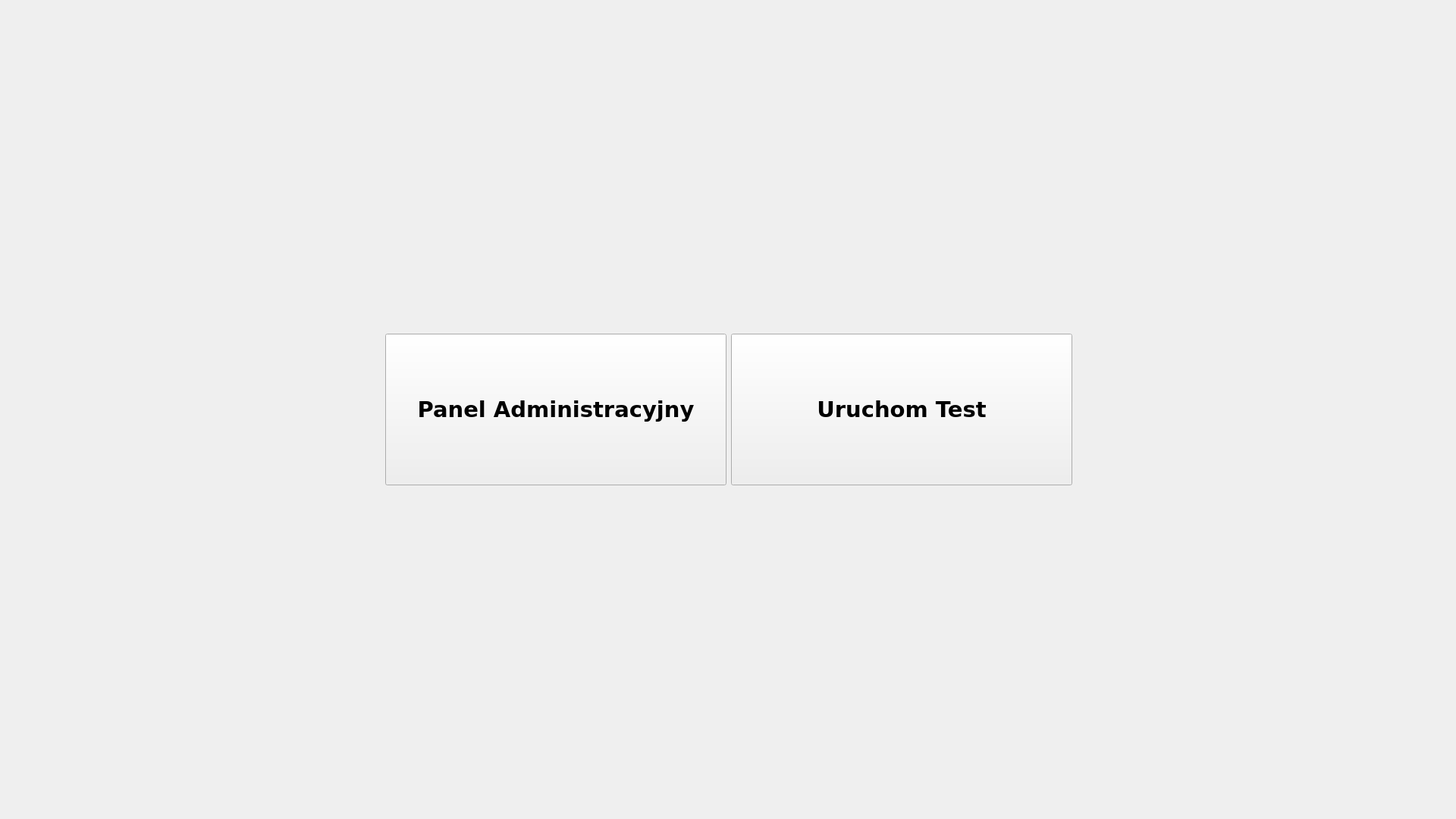
<?xml version="1.0" encoding="UTF-8"?>
<ui version="4.0">
 <class>MainWindow</class>
 <widget class="QMainWindow" name="MainWindow">
  <property name="geometry">
   <rect>
    <x>0</x>
    <y>0</y>
    <width>1920</width>
    <height>1080</height>
   </rect>
  </property>
  <property name="sizePolicy">
   <sizepolicy hsizetype="Maximum" vsizetype="Maximum">
    <horstretch>0</horstretch>
    <verstretch>0</verstretch>
   </sizepolicy>
  </property>
  <property name="windowTitle">
   <string>MainWindow</string>
  </property>
  <widget class="QWidget" name="centralWidget">
   <property name="sizePolicy">
    <sizepolicy hsizetype="Maximum" vsizetype="Maximum">
     <horstretch>0</horstretch>
     <verstretch>0</verstretch>
    </sizepolicy>
   </property>
   <property name="cursor">
    <cursorShape>ArrowCursor</cursorShape>
   </property>
   <widget class="QWidget" name="horizontalLayoutWidget">
    <property name="geometry">
     <rect>
      <x>0</x>
      <y>0</y>
      <width>1921</width>
      <height>1081</height>
     </rect>
    </property>
    <layout class="QHBoxLayout" name="horizontalLayout">
     <property name="sizeConstraint">
      <enum>QLayout::SetMaximumSize</enum>
     </property>
     <item>
      <spacer name="horizontalSpacer_2">
       <property name="orientation">
        <enum>Qt::Horizontal</enum>
       </property>
       <property name="sizeType">
        <enum>QSizePolicy::Expanding</enum>
       </property>
       <property name="sizeHint" stdset="0">
        <size>
         <width>0</width>
         <height>0</height>
        </size>
       </property>
      </spacer>
     </item>
     <item>
      <widget class="QPushButton" name="pushButton_2">
       <property name="minimumSize">
        <size>
         <width>450</width>
         <height>200</height>
        </size>
       </property>
       <property name="font">
        <font>
         <family>DejaVu Sans</family>
         <pointsize>22</pointsize>
         <weight>75</weight>
         <bold>true</bold>
        </font>
       </property>
       <property name="text">
        <string>Panel Administracyjny</string>
       </property>
      </widget>
     </item>
     <item>
      <widget class="QPushButton" name="pushButton">
       <property name="minimumSize">
        <size>
         <width>450</width>
         <height>200</height>
        </size>
       </property>
       <property name="font">
        <font>
         <family>DejaVu Sans</family>
         <pointsize>22</pointsize>
         <weight>75</weight>
         <bold>true</bold>
        </font>
       </property>
       <property name="text">
        <string>Uruchom Test</string>
       </property>
      </widget>
     </item>
     <item>
      <spacer name="horizontalSpacer">
       <property name="orientation">
        <enum>Qt::Horizontal</enum>
       </property>
       <property name="sizeType">
        <enum>QSizePolicy::Expanding</enum>
       </property>
       <property name="sizeHint" stdset="0">
        <size>
         <width>0</width>
         <height>0</height>
        </size>
       </property>
      </spacer>
     </item>
     <item>
      <spacer name="verticalSpacer">
       <property name="orientation">
        <enum>Qt::Vertical</enum>
       </property>
       <property name="sizeType">
        <enum>QSizePolicy::Expanding</enum>
       </property>
       <property name="sizeHint" stdset="0">
        <size>
         <width>0</width>
         <height>0</height>
        </size>
       </property>
      </spacer>
     </item>
    </layout>
   </widget>
  </widget>
 </widget>
 <layoutdefault spacing="6" margin="11"/>
 <resources/>
 <connections/>
</ui>
